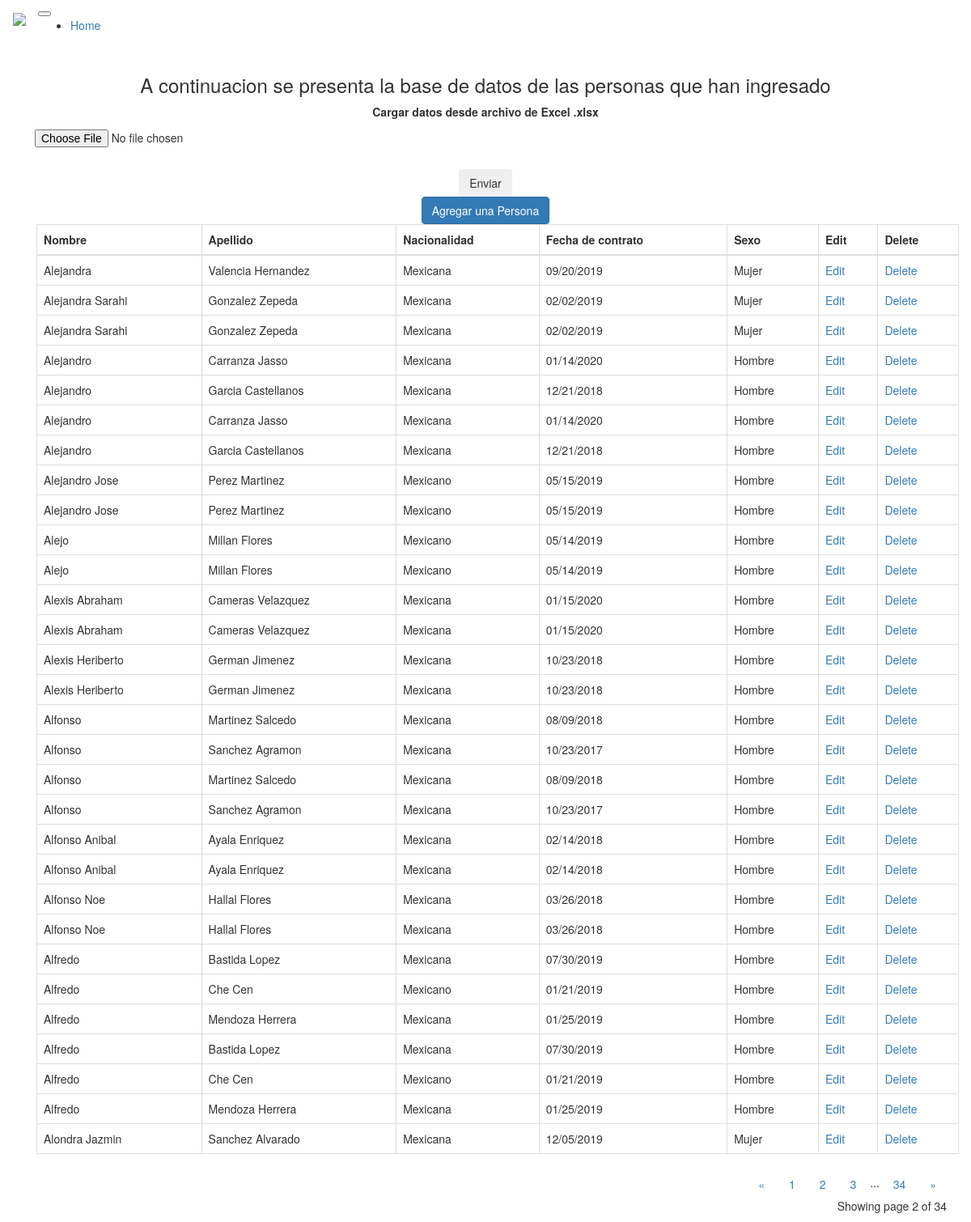
Screenshot of /?page=2 with the database file from the repository.
### main.py (models this page shows)
class Person(db.Model):
    id = db.Column(db.Integer, primary_key=True)
    nombre = db.Column(db.String(80), nullable=False)
    apellido = db.Column(db.String(80), nullable=False)
    nacionalidad = db.Column(db.String(50), nullable=False)
    fecha_contrato = db.Column(db.String(50), nullable=False)
    sexo = db.Column(db.String(50), nullable=False)

### main.py (the view)
@app.route("/")
def home():
    page = request.args.get('page', 1, type=int)
    all_people = Person.query.order_by(Person.nombre).paginate(page=page, per_page=ROWS_PER_PAGE)
    return render_template("index.html", people=all_people)

### templates/index.html (shortened to what this page needs)
{% extends 'bootstrap/base.html' %}
{% block content %}
<div class="container mt-5">
  <h3 class="text-center">A continuacion se presenta la base de datos de las personas que han ingresado</h3>
    <form class="text-center" action="/uploader" method="POST" enctype="multipart/form-data">
      <div class="col-auto mt-5 p-0">
        <label for="formFileSm" class="form-label">Cargar datos desde archivo de Excel .xlsx</label>
      </div>
      <div class="col-12 d-flex justify-content-center flex-wrap">
      <div class="">
        <input class="btn btn-secondary form-control-sm" id="formFileSm" type="file" name="archivo"><br>
      </div>
      <div class="pl-1 mb-0 mt-1">
        <input class="btn btn-secondary align-items-center" type="submit" value="Enviar">
      </div>
      </div>
    </form>
    <div class="text-center mb-5 mt-4">
      <a href="{{url_for('add_person')}}" class="btn btn-primary">Agregar una Persona</a>
    </div>
    <div class='container table-responsive mt-3' >
      <table class="table table-bordered table-hover">
        <thead class="thead-dark">
          <tr>
            <th scope="col">Nombre</th>
            <th scope="col">Apellido</th>
            <th scope="col">Nacionalidad</th>
            <th scope="col">Fecha de contrato</th>
            <th scope="col">Sexo</th>
            <th scope="col">Edit</th>
            <th scope="col">Delete</th>
          </tr>
        </thead>
        <tbody>
        {% for person in people.items  %}
          <tr>
            <td>{{person.nombre.title()}}</td>
            <td>{{person.apellido.title()}}</td>
            <td>{{person.nacionalidad.capitalize()}}</td>
            <td>{{person.fecha_contrato}}</td>
            <td>{{person.sexo.capitalize()}}</td>
            <td><a href="{{url_for('edit_person', id=person.id)}}" class="button">Edit</a></td>
            <td><a href="{{url_for('delete_person', id=person.id)}}" class="button">Delete</a></td>
          </tr>
        {% endfor %}
        </tbody>
      </table>
    </div>
    <div class="text-right">
        <a href="{{ url_for('home', page=people.prev_num) }}"
          class="btn btn-outline-dark
          {% if people.page == 1 %}disabled{% endif %}">
            &laquo;
        </a>
        {% for page_num in people.iter_pages(left_edge=1, right_edge=1, left_current=1, right_current=2) %}
          {% if page_num %}
            {% if people.page == page_num %}
            <a href="{{ url_for('home', page=page_num) }}"
              class="btn btn-dark">
                {{ page_num }}
            </a>
            {% else %}
            <a href="{{ url_for('home', page=page_num) }}"
              class="btn btn-outline-dark">
                {{ page_num }}
            </a>
            {% endif %}
          {% else %}
            ...
          {% endif %}
        {% endfor %}
        <a href="{{ url_for('home', page=people.next_num) }}"
          class="btn btn-outline-dark
          {% if people.page == people.pages %}disabled{% endif %}">
            &raquo;
        </a>
    </div>
    <p class="text-right mt-3">
      Showing page {{ people.page }} of {{ people.pages }}
    </p>
</div>
{% endblock %}

### rows the page displays
Person: nombre "Alejandra", apellido "Valencia Hernandez", nacionalidad "Mexicana", fecha_contrato "09/20/2019", sexo "Mujer"
Person: nombre "Alejandra Sarahi", apellido "Gonzalez Zepeda", nacionalidad "Mexicana", fecha_contrato "02/02/2019", sexo "Mujer"
Person: nombre "Alejandra Sarahi", apellido "Gonzalez Zepeda", nacionalidad "Mexicana", fecha_contrato "02/02/2019", sexo "Mujer"
Person: nombre "Alejandro", apellido "Carranza Jasso", nacionalidad "Mexicana", fecha_contrato "01/14/2020", sexo "Hombre"
Person: nombre "Alejandro", apellido "Garcia Castellanos", nacionalidad "Mexicana", fecha_contrato "12/21/2018", sexo "Hombre"
Person: nombre "Alejandro", apellido "Carranza Jasso", nacionalidad "Mexicana", fecha_contrato "01/14/2020", sexo "Hombre"
Person: nombre "Alejandro", apellido "Garcia Castellanos", nacionalidad "Mexicana", fecha_contrato "12/21/2018", sexo "Hombre"
Person: nombre "Alejandro Jose", apellido "Perez Martinez", nacionalidad "Mexicano", fecha_contrato "05/15/2019", sexo "Hombre"
Person: nombre "Alejandro Jose", apellido "Perez Martinez", nacionalidad "Mexicano", fecha_contrato "05/15/2019", sexo "Hombre"
Person: nombre "Alejo", apellido "Millan Flores", nacionalidad "Mexicano", fecha_contrato "05/14/2019", sexo "Hombre"
Person: nombre "Alejo", apellido "Millan Flores", nacionalidad "Mexicano", fecha_contrato "05/14/2019", sexo "Hombre"
Person: nombre "Alexis Abraham", apellido "Cameras Velazquez", nacionalidad "Mexicana", fecha_contrato "01/15/2020", sexo "Hombre"
Person: nombre "Alexis Abraham", apellido "Cameras Velazquez", nacionalidad "Mexicana", fecha_contrato "01/15/2020", sexo "Hombre"
Person: nombre "Alexis Heriberto", apellido "German Jimenez", nacionalidad "Mexicana", fecha_contrato "10/23/2018", sexo "Hombre"
Person: nombre "Alexis Heriberto", apellido "German Jimenez", nacionalidad "Mexicana", fecha_contrato "10/23/2018", sexo "Hombre"
Person: nombre "Alfonso", apellido "Martinez Salcedo", nacionalidad "Mexicana", fecha_contrato "08/09/2018", sexo "Hombre"
Person: nombre "Alfonso", apellido "Sanchez Agramon", nacionalidad "Mexicana", fecha_contrato "10/23/2017", sexo "Hombre"
Person: nombre "Alfonso", apellido "Martinez Salcedo", nacionalidad "Mexicana", fecha_contrato "08/09/2018", sexo "Hombre"
Person: nombre "Alfonso", apellido "Sanchez Agramon", nacionalidad "Mexicana", fecha_contrato "10/23/2017", sexo "Hombre"
Person: nombre "Alfonso Anibal", apellido "Ayala Enriquez", nacionalidad "Mexicana", fecha_contrato "02/14/2018", sexo "Hombre"
Person: nombre "Alfonso Anibal", apellido "Ayala Enriquez", nacionalidad "Mexicana", fecha_contrato "02/14/2018", sexo "Hombre"
Person: nombre "Alfonso Noe", apellido "Hallal Flores", nacionalidad "Mexicana", fecha_contrato "03/26/2018", sexo "Hombre"
Person: nombre "Alfonso Noe", apellido "Hallal Flores", nacionalidad "Mexicana", fecha_contrato "03/26/2018", sexo "Hombre"
Person: nombre "Alfredo", apellido "Bastida Lopez", nacionalidad "Mexicana", fecha_contrato "07/30/2019", sexo "Hombre"
Person: nombre "Alfredo", apellido "Che Cen", nacionalidad "Mexicano", fecha_contrato "01/21/2019", sexo "Hombre"
Person: nombre "Alfredo", apellido "Mendoza Herrera", nacionalidad "Mexicana", fecha_contrato "01/25/2019", sexo "Hombre"
Person: nombre "Alfredo", apellido "Bastida Lopez", nacionalidad "Mexicana", fecha_contrato "07/30/2019", sexo "Hombre"
Person: nombre "Alfredo", apellido "Che Cen", nacionalidad "Mexicano", fecha_contrato "01/21/2019", sexo "Hombre"
Person: nombre "Alfredo", apellido "Mendoza Herrera", nacionalidad "Mexicana", fecha_contrato "01/25/2019", sexo "Hombre"
Person: nombre "Alondra Jazmin", apellido "Sanchez Alvarado", nacionalidad "Mexicana", fecha_contrato "12/05/2019", sexo "Mujer"

### other values shown
{{ page_num }} "1" "3" "34"
{{ page_num }} "2"
{{ people.page }} "2"
{{ people.pages }} "34"
